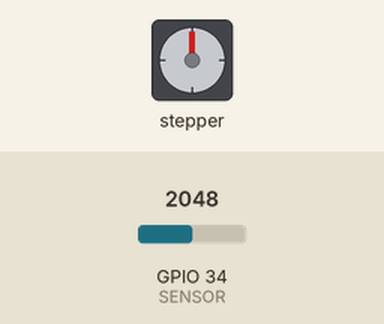
Recording of a sketch running on a simulated ESP32. On the bench: stepper motor. Wiring (inferred from the names in the program): stepper motor driver (200 steps per turn assumed): step GPIO 32; direction GPIO 33. The inputs (shaded band) are chosen by the test bench; at power-on: GPIO 34 (SENSOR) = 2048.

Above: at 1.2 s.
1.3 s: GPIO 34 (SENSOR) set to 2866
6.6 s: GPIO 34 (SENSOR) set to 3603
11.9 s: GPIO 34 (SENSOR) set to 1228
17.2 s: GPIO 34 (SENSOR) set to 491
At 25.95 s:
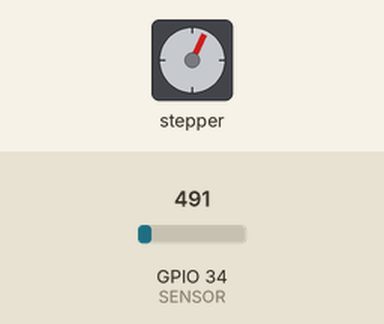
31.3 s: GPIO 34 (SENSOR) set to 260
At 31.58 s:
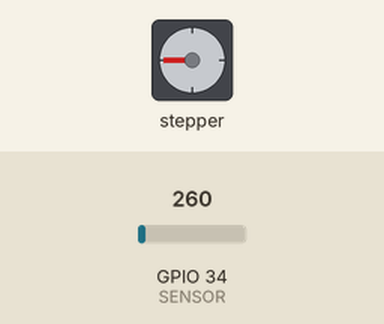
At 34.4 s:
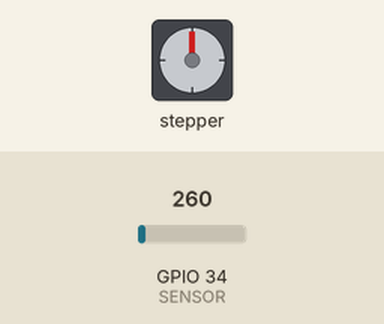
Timing chart, 0 to 35.8 s (numbered marks = the images above; inputs shaded):
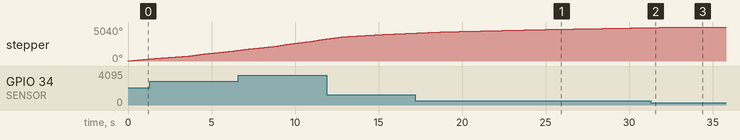

The sketch:

stepper_a4988_attenuation.ino
```cpp
#define STEP    32
#define DIR     33
#define SENSOR  34

float RPM_MAX = 80.0;
int sensor, interval=2;
float angle = 180;
int steps = angle*2/1.8;

void setup() {
  Serial.begin(115200);
  pinMode(DIR, OUTPUT);
  pinMode(STEP, OUTPUT);
  pinMode(SENSOR, INPUT);

  digitalWrite(DIR, LOW);
  digitalWrite(STEP, LOW);
}

void loop() {
  sensor = analogRead(SENSOR);
  if (sensor > 300){
  // interval = (int)(3.0/(10.0 * RPM_MAX) * 1000000);
    interval = (int)((3.0/(10.0 * (analogRead(SENSOR)/4095.0) * RPM_MAX)) * 1000000);
    digitalWrite(DIR, HIGH);
    // Serial.printf("FFFFF: %d, RRRRR: %f, RRRRR: %d\n", analogRead(SENSOR), (3.0/(10.0 * (analogRead(SENSOR)/4095.0) * RPM_MAX)) * 1000000, interval);

    for (int i=0; i<steps; i++) {
      // pre_time = micros();
      digitalWrite(STEP, HIGH);
      delayMicroseconds(interval/2);
      digitalWrite(STEP, LOW);
      delayMicroseconds(interval/2);
      // true_speed = int((3.0/(10.0*float(micros()-pre_time)))*1000000);
    }
    delay(50);

    for (int i=0; i<steps; i++) {
      // pre_time = micros();
      digitalWrite(STEP, HIGH);
      delayMicroseconds(interval*2/3);
      digitalWrite(STEP, LOW);
      delayMicroseconds(interval*2/3);
      // true_speed = int((3.0/(10.0*float(micros()-pre_time)))*1000000);
    }
    delay(50);
  }

  // else{
  //   digitalWrite(STEP, LOW);
  // }
}
```

Measured:
- after the input at 31.3 s, stepper: goes on until 33.5 s, then stays 5040°
